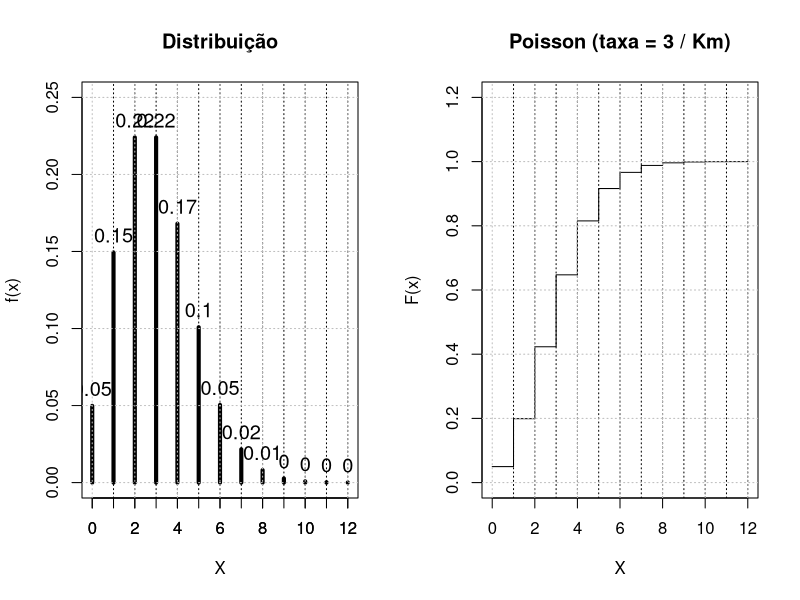

Recreate this plot in R.
#######################
# 1)
#######################

par(mfrow = c(1, 2))
x <- 0:12
fx <- dpois(x, 3)
plot(main = "Distribuição",
     x,
     fx,
     type = "h",
     xlab = "X",
     ylab = "f(x)",
     ylim = c(0, 0.25),
     lwd=4
)
axis(1, at=x, labels = x)
#axis(2, labels = x )
abline(v=seq(1,12), lty=3,lwd = 1)
grid(nx = NULL, ny = NULL, lty = 3, lwd = 1, col = "gray")
text(x, fx, round(fx, 2), cex = 1.2, pos = 3)

Fx <- ppois(x, 3)
plot(main = "Poisson (taxa = 3 / Km)",
     x,
     Fx,
     type = "s",
     xlab = "X",
     ylab = "F(x)",
     ylim = c(0, 1.2)     
)
abline(v=seq(1,12), lty=3,lwd = 1)
grid(nx = NULL, ny = NULL, lty = 3, lwd = 1, col = "gray")
par(mfrow = c(1, 1))

#######################
# 2)
######################

# a)
# a.1)
dbinom (3, 10, 0.1)

# a.2)
1 - pbinom (2, 10, 0.1)

# a.3)
pbinom (4, 10, 0.1)

# b)
vetor.probabilidade <- dbinom (0:10, 10, 0.1)
vetor.probabilidade

# c)
nsamples <- 1000000
namostra <- 10; cont.defeituoso <- 0; nmouses.sem.defeito <- 0; nmouses.defeituoso <- rep(0, 10)
for (i in 1:nsamples) {
  cont.defeituoso <- 0
  for (j in 1:namostra) { # seleciono 10 peças
    mouses.selecionado.defeituoso <- sample(c(T, F), 1, prob = c(0.1, 0.9))
    if (mouses.selecionado.defeituoso) {
      cont.defeituoso <- cont.defeituoso + 1
    }
  }
  if (cont.defeituoso > 0) { # nmouses.defeituoso[i] contém o total de peças i defeituosos
    nmouses.defeituoso[cont.defeituoso] <- nmouses.defeituoso[cont.defeituoso] + 1 
  } else {
    nmouses.sem.defeito <- nmouses.sem.defeito + 1 
  }
}

# c.1)
prob.tres.defeituoso <- nmouses.defeituoso[3]/nsamples
print(prob.tres.defeituoso)

# c.2)
prob.mais.dois.defeituosos <- sum(nmouses.defeituoso[3:10])/nsamples # filtro no vetor
print(prob.mais.dois.defeituosos)

# c.3)
prob.maximo.quatro.defeituosos <- (nmouses.sem.defeito + sum(nmouses.defeituoso[1:4]))/nsamples
print(prob.maximo.quatro.defeituosos)

#######################
# 3)
######################

# a)
dgeom (3, 0.85)

# b)
dgeom (0, 0.85) + dgeom (1, 0.85) + dgeom (2, 0.85) + dgeom (3, 0.85) 

# c)
nsamples <- 10000000
n.bem.sucedida <- 0; n.mal.sucedida <- rep(0, 100)
for (i in 1:nsamples) {
  regulagem <- rgeom(1, 0.85) # uso de rgeom com prob = 0.85 e pegando uma observação
  if (regulagem > 0) {
    n.mal.sucedida[regulagem] <- n.mal.sucedida[regulagem] + 1 
  } else {
    n.bem.sucedida <- n.bem.sucedida + 1 
  }
}
# 0.0033581
prob.ao.menos.quatro <- 1 - (n.bem.sucedida + sum(n.mal.sucedida[1:2])) / nsamples
print(prob.ao.menos.quatro)
# ou 0.0033581
prob.ao.menos.quatro <- sum(n.mal.sucedida[3:100]) / nsamples
print(prob.ao.menos.quatro)

# Para conferir
1 - (dgeom (0, 0.85) + dgeom (1, 0.85) + dgeom (2, 0.85))

###########################
# 4)
###########################

# a)

#D: os 3 nadadores selecionados da Brasil são destros.
#E: os 4 nadadores selecionados da Itália são destros.
#F: pelo menos um aluno entre os 7 selecionados não é destro.

#P(F) = 1 - P(D)*P(E)

# Cálculo da probabilidade de D:
#Seja X: número de nadadores destros entre os 3 selecionados da Brasil. X~Hgeom(8;10,3), M = 8, N = 10, n = 3
# P(D) = P(X=3)
PD <- dhyper(3, 8, 2, 3) # m = 8, n = 2 e k = 3. Quero que os 3 sejam destros.

# Cálculo da probabilidade de E:
#Seja X: número de nadadores destros entre os 4 selecionados da Itália. X~Hgeom(7;10,4), M = 7, N = 10, e n = 4
# P(E) = P(X=4)
PE <- dhyper(4, 7, 3, 4) # m = 7, n = 3 e k = 4. Quero que os 4 sejam destros.

# Então
PF <- 1 - PD*PE
print(paste0("Probabilidade de pelo menos um não ser destro = ", PF))

# b)
nsamples <- 100000 # número de simulações 
namostra.A <- 3 # número de nadadores selecionados da Brasil
namostra.B <- 4  # número de nadadores selecionados da Itália
cont.nao.destro.A <- 0 # número de nadadores destros na Brasil
cont.nao.destro.B <- 0 # número de nadadores destros na Itália
cont.pelomenos.um.nao.destro <- 0

for (i in 1:nsamples) {
  
  cont.nao.destro.A <- 0 
  cont.nao.destro.B <- 0 
  
  aluno.selecionado.destro <- sample(c(T,T,T,T,T,T,T,T,F,F), namostra.A, replace = F)  # 0.8 e 0.2, pois são 8 destros em 10 nadadores.
  for (j in 1:length(aluno.selecionado.destro)) {
    if (aluno.selecionado.destro[j] == FALSE) {
      cont.nao.destro.A <- cont.nao.destro.A + 1
    }
  }
  
  aluno.selecionado.destro <- sample(c(T,T,T,T,T,T,T,F,F,F), namostra.B, replace = F) # 0.7 e 0.3, pois são 7 destros em 10 nadadores. 
  for (j in 1:length(aluno.selecionado.destro)) {
    if (aluno.selecionado.destro[j] == FALSE) {
      cont.nao.destro.B <- cont.nao.destro.B + 1
    }
  }
  
  if ((cont.nao.destro.A + cont.nao.destro.B) > 0) { # pelo menos uma pessoa nao é destra
    cont.pelomenos.um.nao.destro <- cont.pelomenos.um.nao.destro + 1    
  }
  
}
probabilidade <- cont.pelomenos.um.nao.destro / nsamples
print(paste0("Probabilidade de pelo menos um não ser destro = ", probabilidade))
